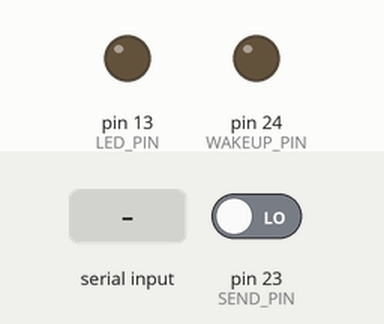
A sketch run on a simulated Arduino Mega 2560, built with avr-gcc and run on an emulated ATmega2560. On the bench: output pins drawn as LEDs (lit = HIGH). The inputs (shaded band) are chosen by the test bench; at power-on: pin 23 (SEND_PIN) LOW.

Above: at 1.2 s.
1.3 s: pin 23 (SEND_PIN) driven HIGH
At 2.4 s:
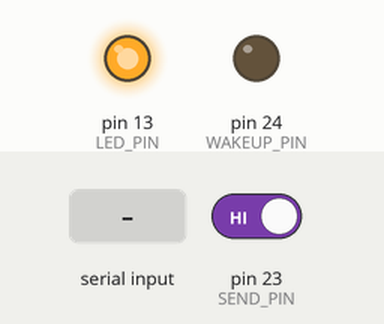
2.8 s: "1" received over the second serial link
At 4.0 s:
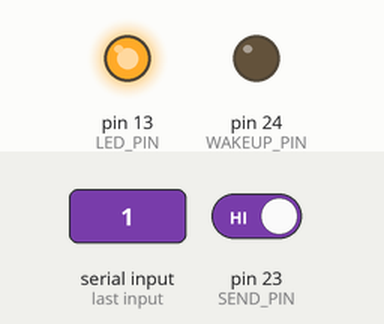
4.3 s: pin 23 (SEND_PIN) driven LOW
At 4.6 s:
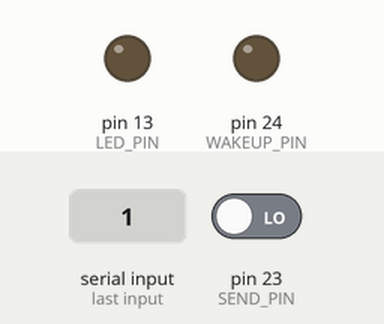
5.8 s: "0" received over the second serial link
At 6.4 s:
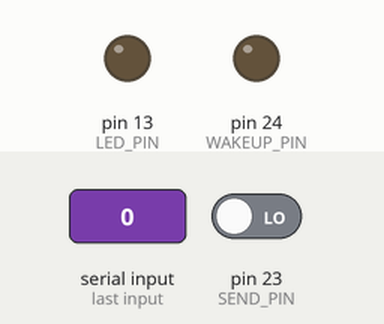
Timing chart, 0 to 8.3 s (numbered marks = the images above; inputs shaded):
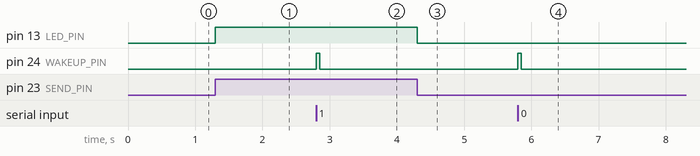

Measured:
- after the input at 1.3 s, pin 13 (LED_PIN): LOW → HIGH at once
- after the input at 2.8 s, pin 24 (WAKEUP_PIN): LOW → HIGH at once, → LOW 0.05 s later
- after the input at 4.3 s, pin 13 (LED_PIN): HIGH → LOW at once
- after the input at 5.8 s, pin 24 (WAKEUP_PIN): LOW → HIGH at once, → LOW 0.05 s later

The sketch:

serial_passthrough.ino
```cpp
// (licence header left out)
#define SEND_PIN 23
#define WAKEUP_PIN 24
#define LED_PIN 13
#define CONTROLLER Serial2
#define DEVICE Serial1
#define BAUD_RATE 38400
#define SIZE 200

String data = "";

void setup()
{
  CONTROLLER.begin(BAUD_RATE);
  DEVICE.begin(BAUD_RATE);
  pinMode(SEND_PIN, INPUT);
  pinMode(WAKEUP_PIN, OUTPUT);
  pinMode(LED_PIN, OUTPUT);
  data.reserve(SIZE);
  digitalWrite(LED_PIN, LOW);
}

void sendDeviceData()
{
  if (digitalRead(SEND_PIN))
  {
      CONTROLLER.print(data);
      data = "";
  }
}

void loop()
{
  if (digitalRead(SEND_PIN))
  {
    digitalWrite(LED_PIN, HIGH);
  }
  else
  {
    digitalWrite(LED_PIN, LOW);
  }

  int inDevice = DEVICE.available();
  if (inDevice > 0)
  {
    //Send wakeup signal
    digitalWrite(WAKEUP_PIN, HIGH);
    delay(50);
    digitalWrite(WAKEUP_PIN, LOW);

    for (int i = 0; i < inDevice; i++)
    {
      char inChar = (char)DEVICE.read();
      data += inChar;
      sendDeviceData();
    }
  }
  else if (!data.equals(""))
  {
    sendDeviceData();
  }

  int inController = CONTROLLER.available();
  if (inController > 0)
  {
     for (int i = 0; i < inController; i++)
     {
       DEVICE.write(CONTROLLER.read());
     }
  }
}
```
